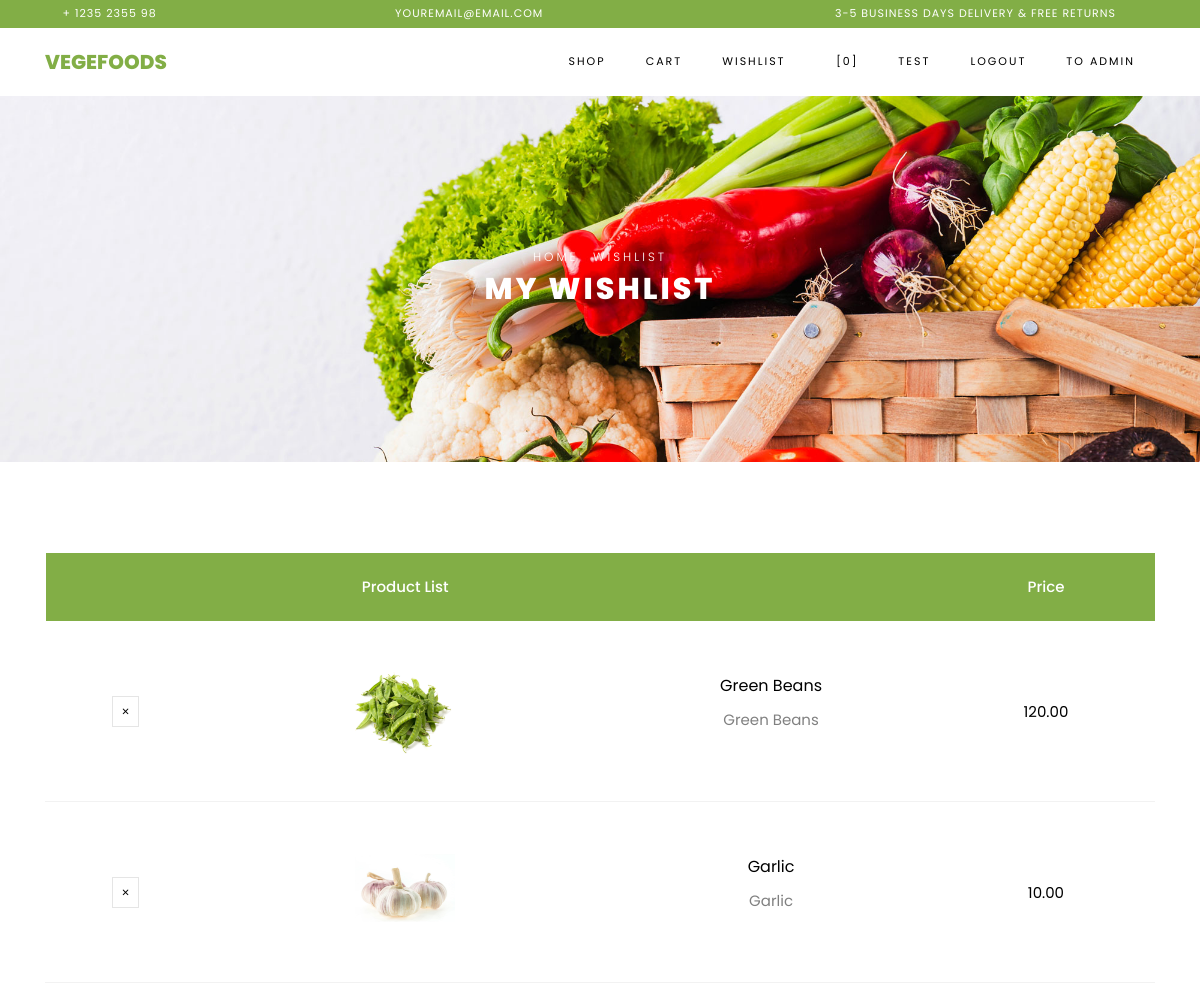
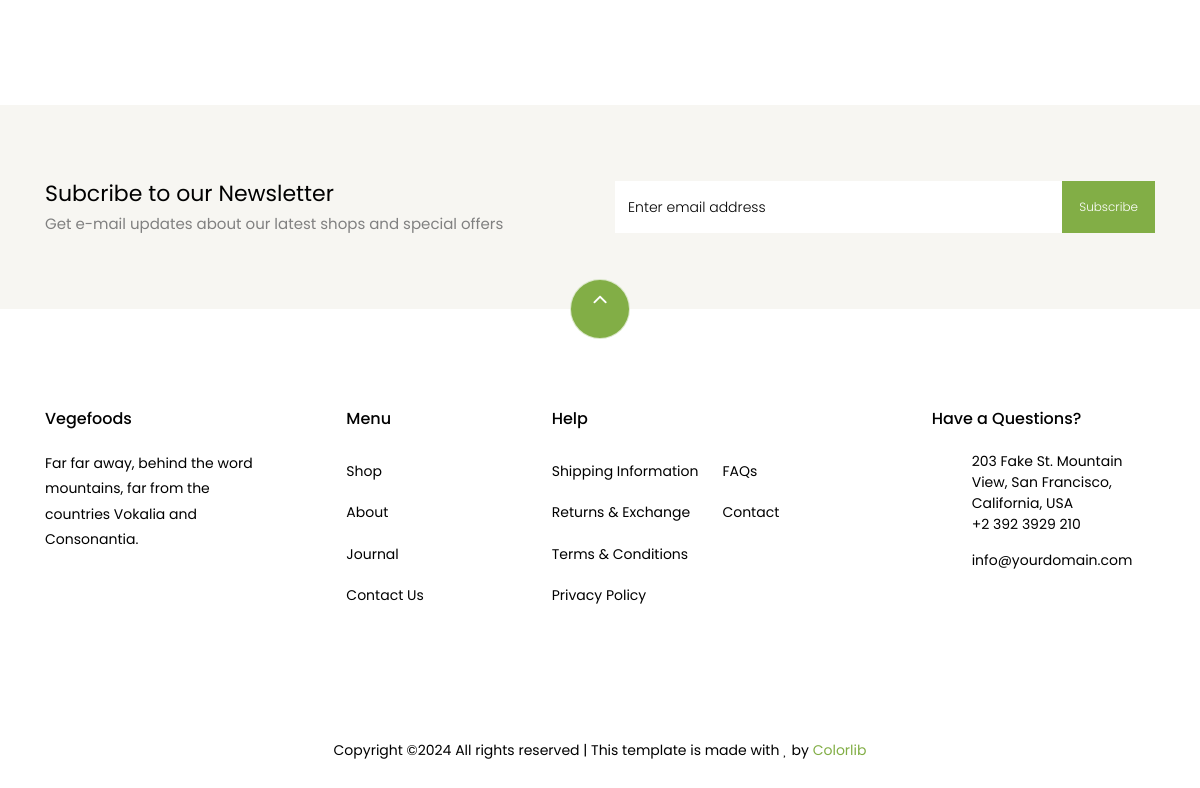
/wishlist/ (signed in), run on the app's committed database (2 pictures, top to bottom).
### store/models.py (models this page shows, shortened)
class Product(models.Model):
    name = models.CharField(max_length=255)
    description = models.TextField()
    price = models.DecimalField(max_digits=10, decimal_places=2)
    image = models.ImageField(upload_to='static/products/', null=True,
                              blank=True)
    category = models.ForeignKey(Category, on_delete=models.CASCADE)
    created_time = models.DateTimeField(auto_now_add=True)
    updated_time = models.DateTimeField(auto_now=True)

### store/views.py (the view)
# urls.py: path('wishlist/', WishlistView.as_view(), name='wishlist'),
class WishlistView(View):
    def get(self, request):
        if request.user.is_authenticated:
            products = (Product.objects.filter(id__in=Wish.objects.filter(owner=request.user).values("product")).
                        values('id', 'name', 'description', 'price', 'image'))
            return render(request, "store/wishlist.html", {"data": products})
        return redirect('login:login')

### store/templates/store/wishlist.html
{% extends 'store/base.html' %}
{% load static %}
{% block content %}
    <div class="hero-wrap hero-bread" style="background-image: url({% static 'store/images/bg_1.jpg' %});">
      <div class="container">
        <div class="row no-gutters slider-text align-items-center justify-content-center">
          <div class="col-md-9 ftco-animate text-center">
          	<p class="breadcrumbs"><span class="mr-2"><a href="index.html">Home</a></span> <span>Wishlist</span></p>
            <h1 class="mb-0 bread">My Wishlist</h1>
          </div>
        </div>
      </div>
    </div>
    <section class="ftco-section ftco-cart">
			<div class="container">
				<div class="row">
    			<div class="col-md-12 ftco-animate">
    				<div class="cart-list">
	    				<table class="table">
						    <thead class="thead-primary">
						      <tr class="text-center">
						        <th>&nbsp;</th>
						        <th>Product List</th>
						        <th>&nbsp;</th>
						        <th>Price</th>
						      </tr>
						    </thead>
						    <tbody>
                            {% for product in data %}
                                <tr class="text-center">
                                    <td class="product-remove"><a href="{% url 'store:deleteproduct' product.id %}"><span class="ion-ios-close"></span></a></td>
                                    <td class="image-prod"><a href="{% url 'store:product' product.id %}"><div class="img" style="background-image:url(/{{ product.image }});"></div></a></td>
                                    <td class="product-name">
                                        <h3>{{ product.name }}</h3>
                                        <p>{{ product.description }}</p>
                                    </td>
                                    <td class="price">{{ product.price }}</td>
                                  </tr>
                            {% endfor %}
						    </tbody>
						  </table>
					  </div>
    			</div>
    		</div>
			</div>
		</section>
		<section class="ftco-section ftco-no-pt ftco-no-pb py-5 bg-light">
      <div class="container py-4">
        <div class="row d-flex justify-content-center py-5">
          <div class="col-md-6">
          	<h2 style="font-size: 22px;" class="mb-0">Subcribe to our Newsletter</h2>
          	<span>Get e-mail updates about our latest shops and special offers</span>
          </div>
          <div class="col-md-6 d-flex align-items-center">
            <form action="#" class="subscribe-form">
              <div class="form-group d-flex">
                <input type="text" class="form-control" placeholder="Enter email address">
                <input type="submit" value="Subscribe" class="submit px-3">
              </div>
            </form>
          </div>
        </div>
      </div>
    </section>
{% endblock %}

### store/templates/store/base.html (shortened to what this page needs)
{% load static %}
<!DOCTYPE html>
<html lang="en">
{% block header %}
  <head>
    <link rel="stylesheet" href="{% static 'store/css/open-iconic-bootstrap.min.css'%}">
    <link rel="stylesheet" href="{% static 'store/css/animate.css'%}">
    <link rel="stylesheet" href="{% static 'store/css/owl.carousel.min.css'%}">
    <link rel="stylesheet" href="{% static 'store/css/owl.theme.default.min.css'%}">
    <link rel="stylesheet" href="{% static 'store/css/magnific-popup.css'%}">
    <link rel="stylesheet" href="{% static 'store/css/aos.css'%}">
    <link rel="stylesheet" href="{% static 'store/css/ionicons.min.css'%}">
    <link rel="stylesheet" href="{% static 'store/css/bootstrap-datepicker.css'%}">
    <link rel="stylesheet" href="{% static 'store/css/jquery.timepicker.css'%}">
    <link rel="stylesheet" href="{% static 'store/css/flaticon.css'%}">
    <link rel="stylesheet" href="{% static 'store/css/icomoon.css'%}">
    <link rel="stylesheet" href="{% static 'store/css/style.css'%}">
  </head>
  <body class="goto-here">
		<div class="py-1 bg-primary">
    	<div class="container">
    		<div class="row no-gutters d-flex align-items-start align-items-center px-md-0">
	    		<div class="col-lg-12 d-block">
		    		<div class="row d-flex">
		    			<div class="col-md pr-4 d-flex topper align-items-center">
					    	<div class="icon mr-2 d-flex justify-content-center align-items-center"><span class="icon-phone2"></span></div>
						    <span class="text">+ 1235 2355 98</span>
					    </div>
					    <div class="col-md pr-4 d-flex topper align-items-center">
					    	<div class="icon mr-2 d-flex justify-content-center align-items-center"><span class="icon-paper-plane"></span></div>
						    <span class="text">youremail@email.com</span>
					    </div>
					    <div class="col-md-5 pr-4 d-flex topper align-items-center text-lg-right">
						    <span class="text">3-5 Business days delivery &amp; Free Returns</span>
					    </div>
				    </div>
			    </div>
		    </div>
		  </div>
    </div>
    <nav class="navbar navbar-expand-lg navbar-dark ftco_navbar bg-dark ftco-navbar-light" id="ftco-navbar">
	    <div class="container">
	      <a class="navbar-brand" href="#">Vegefoods</a>
	      <div class="collapse navbar-collapse" id="ftco-nav">
	        <ul class="navbar-nav ml-auto">
              	<li class="nav-item"><a class="nav-link" href="{% url 'store:shop' %}">Shop</a></li>
                <li class="nav-item"><a class="nav-link" href="{% url 'store:cart' %}">Cart</a></li>
                <li class="nav-item"><a class="nav-link" href="{% url 'store:wishlist' %}">Wishlist</a></li>
	          <li class="nav-item cta cta-colored"><a href="{% url 'store:cart' %}" class="nav-link"><span class="icon-shopping_cart"></span>[0]</a></li>
                {% if request.user.is_authenticated %}
                <li class="nav-item"><a class="nav-link">{{request.user.username}}</a></li>
                <li class="nav-item"><a class="nav-link" href="{% url 'login:logout' %}">Logout</a></li>
                    {% if  request.user.is_staff %}
                    <li class="nav-item"><a class="nav-link" href="/admin/">To Admin</a></li>
                    {% endif %}
                {% else %}
                <li class="nav-item"><a class="nav-link" href="{% url 'login:login' %}">Login</a></li>
                {% endif %}
	        </ul>
	      </div>
	    </div>
	  </nav>
  {% endblock %}
{% block content %}
{% endblock %}
{% block footer %}
    <footer class="ftco-footer ftco-section">
      <div class="container">
      	<div class="row">
      		<div class="mouse">
						<a href="#" class="mouse-icon">
							<div class="mouse-wheel"><span class="ion-ios-arrow-up"></span></div>
						</a>
					</div>
      	</div>
        <div class="row mb-5">
          <div class="col-md">
            <div class="ftco-footer-widget mb-4">
              <h2 class="ftco-heading-2">Vegefoods</h2>
              <p>Far far away, behind the word mountains, far from the countries Vokalia and Consonantia.</p>
              <ul class="ftco-footer-social list-unstyled float-md-left float-lft mt-5">
              </ul>
            </div>
          </div>
          <div class="col-md">
            <div class="ftco-footer-widget mb-4 ml-md-5">
              <h2 class="ftco-heading-2">Menu</h2>
              <ul class="list-unstyled">
                <li><a href="#" class="py-2 d-block">Shop</a></li>
                <li><a href="#" class="py-2 d-block">About</a></li>
                <li><a href="#" class="py-2 d-block">Journal</a></li>
                <li><a href="#" class="py-2 d-block">Contact Us</a></li>
              </ul>
            </div>
          </div>
          <div class="col-md-4">
             <div class="ftco-footer-widget mb-4">
              <h2 class="ftco-heading-2">Help</h2>
              <div class="d-flex">
	              <ul class="list-unstyled mr-l-5 pr-l-3 mr-4">
	                <li><a href="#" class="py-2 d-block">Shipping Information</a></li>
	                <li><a href="#" class="py-2 d-block">Returns &amp; Exchange</a></li>
	                <li><a href="#" class="py-2 d-block">Terms &amp; Conditions</a></li>
	                <li><a href="#" class="py-2 d-block">Privacy Policy</a></li>
	              </ul>
	              <ul class="list-unstyled">
	                <li><a href="#" class="py-2 d-block">FAQs</a></li>
	                <li><a href="#" class="py-2 d-block">Contact</a></li>
	              </ul>
	            </div>
            </div>
          </div>
          <div class="col-md">
            <div class="ftco-footer-widget mb-4">
            	<h2 class="ftco-heading-2">Have a Questions?</h2>
            	<div class="block-23 mb-3">
	              <ul>
	                <li><span class="icon icon-map-marker"></span><span class="text">203 Fake St. Mountain View, San Francisco, California, USA</span></li>
	                <li><a href="#"><span class="icon icon-phone"></span><span class="text">+2 392 3929 210</span></a></li>
	                <li><a href="#"><span class="icon icon-envelope"></span><span class="text">info@yourdomain.com</span></a></li>
	              </ul>
	            </div>
            </div>
          </div>
        </div>
        <div class="row">
          <div class="col-md-12 text-center">
            <p>
						  Copyright &copy;<script>document.write(new Date().getFullYear());</script> All rights reserved | This template is made with <i class="icon-heart color-danger" aria-hidden="true"></i> by <a href="https://colorlib.com" target="_blank">Colorlib</a>
						</p>
          </div>
        </div>
      </div>
    </footer>
{% endblock %}
  </body>
</html>

### store/static/store/css/icomoon.css (style rules this page uses)
[class^="icon-"], [class*=" icon-"] { font-family: 'icomoon' !important; speak: none; font-style: normal; font-weight: normal; font-variant: normal; text-transform: none; line-height: 1; -webkit-font-smoothing: antialiased; -moz-osx-font-smoothing: grayscale; }
.icon-heart:before { content: "\f004"; }
.icon-map-marker:before { content: "\f041"; }
.icon-phone:before { content: "\f095"; }
.icon-envelope:before { content: "\f0e0"; }
.icon-paper-plane:before { content: "\f1d8"; }
.icon-phone2:before { content: "\e0cd"; }
.icon-shopping_cart:before { content: "\e8cc"; }

### data on the page
Product: image (picture), name "Green Beans", description "Green Beans", price "120.00"
Product: image (picture), name "Garlic", description "Garlic", price "10.00"

### other printed values
{{ request.user.username }} "TEST"
